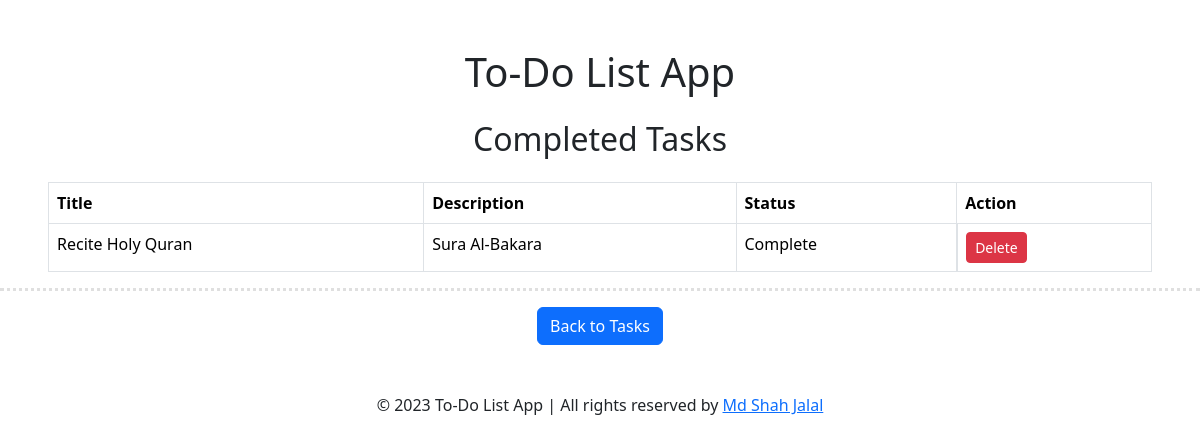
/completed_tasks/, run on the app's committed database.
### todoapp/models.py (models this page shows, shortened)
class TaskModel(models.Model):
    taskTitle = models.CharField(max_length=100)
    taskDescription = models.TextField()
    is_completed = models.BooleanField(default=False)

### todoapp/views.py (the view)
# urls.py: path('completed_tasks/', completed_tasks, name='completed_tasks'),
def completed_tasks(request):
    tasks = TaskModel.objects.filter(is_completed=True)
    return render(request, 'completed_tasks.html', {'tasks': tasks})

### todoapp/templates/completed_tasks.html
{% extends 'base.html' %}
{% block content %}
<h2 class="text-center py-3">Completed Tasks</h2>
{% if tasks %}
<div class="px-5">
    <table class="table table-bordered">
        <thead>
          <tr>
            <th scope="col">Title</th>
            <th scope="col">Description</th>
            <th scope="col">Status</th>
            <th scope="col">Action</th>
          </tr>
        </thead>
        <tbody>
            {% for task in tasks %}
          <tr>
            <td>{{ task.taskTitle }}</td>
            <td>{{ task.taskDescription }}</td>
            <td>
                {% if task.is_completed %}
                    Complete
                {% else %}
                    Incomplete
                {% endif %}
            </td>
            <td class="d-grid gap-2 d-md-block">
                <a class="btn btn-sm btn-danger" href="{% url 'completed_task_delete' task.id %}">Delete</a>
            </td>
          </tr>
          {% endfor %}
        </tbody>
      </table>
</div>
{% endif %}
<hr style="border-top: 3px dotted #838282;" class="dotted">
<div class=" text-center">
    <a class="btn btn-primary" href="{% url 'show_tasks' %}">Back to Tasks</a>
</div>
{% endblock %}

### data on the page
TaskModel: taskTitle "Recite Holy Quran", taskDescription "Sura Al-Bakara", is_completed "Complete"
